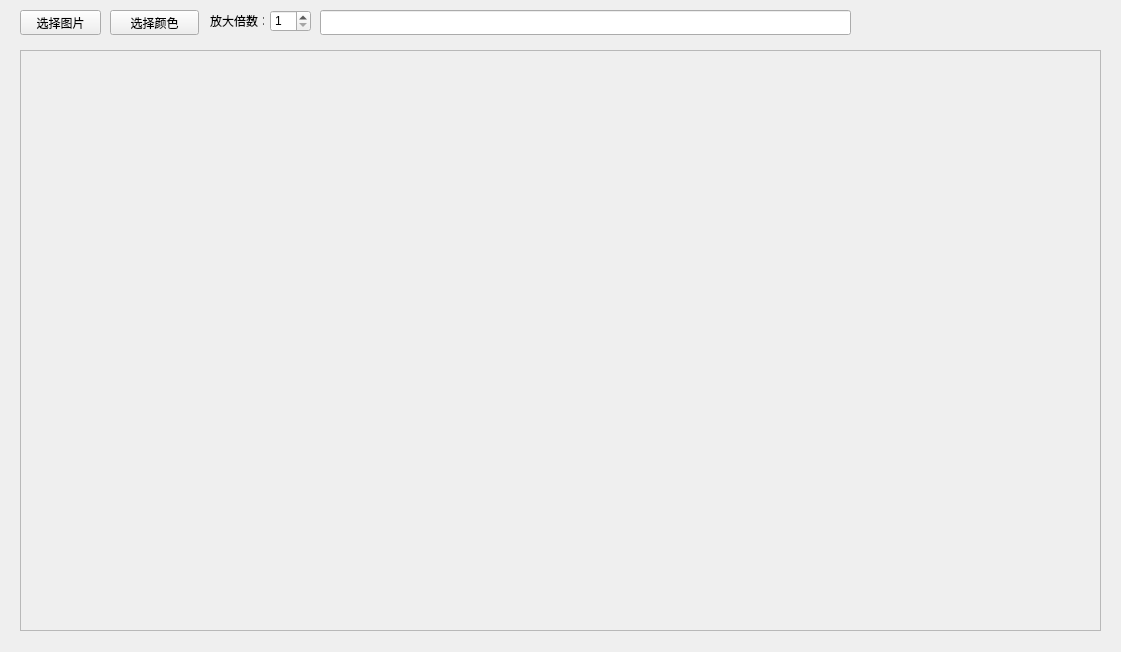
<?xml version="1.0" encoding="UTF-8"?>
<ui version="4.0">
 <class>Widget</class>
 <widget class="QWidget" name="Widget">
  <property name="geometry">
   <rect>
    <x>0</x>
    <y>0</y>
    <width>1121</width>
    <height>652</height>
   </rect>
  </property>
  <property name="windowTitle">
   <string>Widget</string>
  </property>
  <widget class="QLabel" name="lbXy">
   <property name="geometry">
    <rect>
     <x>870</x>
     <y>15</y>
     <width>141</width>
     <height>17</height>
    </rect>
   </property>
   <property name="text">
    <string/>
   </property>
  </widget>
  <widget class="QLineEdit" name="lePoints">
   <property name="geometry">
    <rect>
     <x>320</x>
     <y>10</y>
     <width>531</width>
     <height>25</height>
    </rect>
   </property>
  </widget>
  <widget class="QPushButton" name="pbChoosePic">
   <property name="geometry">
    <rect>
     <x>20</x>
     <y>10</y>
     <width>81</width>
     <height>25</height>
    </rect>
   </property>
   <property name="text">
    <string>选择图片</string>
   </property>
  </widget>
  <widget class="QScrollArea" name="scrollArea">
   <property name="geometry">
    <rect>
     <x>20</x>
     <y>50</y>
     <width>1081</width>
     <height>581</height>
    </rect>
   </property>
   <property name="verticalScrollBarPolicy">
    <enum>Qt::ScrollBarAsNeeded</enum>
   </property>
   <property name="horizontalScrollBarPolicy">
    <enum>Qt::ScrollBarAsNeeded</enum>
   </property>
   <property name="sizeAdjustPolicy">
    <enum>QAbstractScrollArea::AdjustIgnored</enum>
   </property>
   <property name="widgetResizable">
    <bool>true</bool>
   </property>
   <widget class="QWidget" name="scrollAreaWidgetContents">
    <property name="geometry">
     <rect>
      <x>0</x>
      <y>0</y>
      <width>1079</width>
      <height>579</height>
     </rect>
    </property>
   </widget>
  </widget>
  <widget class="QPushButton" name="pbChooseColor">
   <property name="geometry">
    <rect>
     <x>110</x>
     <y>10</y>
     <width>89</width>
     <height>25</height>
    </rect>
   </property>
   <property name="text">
    <string>选择颜色</string>
   </property>
  </widget>
  <widget class="QSpinBox" name="sbScale">
   <property name="geometry">
    <rect>
     <x>270</x>
     <y>10</y>
     <width>41</width>
     <height>22</height>
    </rect>
   </property>
   <property name="prefix">
    <string/>
   </property>
   <property name="minimum">
    <number>1</number>
   </property>
   <property name="maximum">
    <number>5</number>
   </property>
  </widget>
  <widget class="QLabel" name="label">
   <property name="geometry">
    <rect>
     <x>210</x>
     <y>10</y>
     <width>54</width>
     <height>21</height>
    </rect>
   </property>
   <property name="text">
    <string>放大倍数：</string>
   </property>
  </widget>
 </widget>
 <layoutdefault spacing="6" margin="11"/>
 <resources/>
 <connections/>
</ui>
